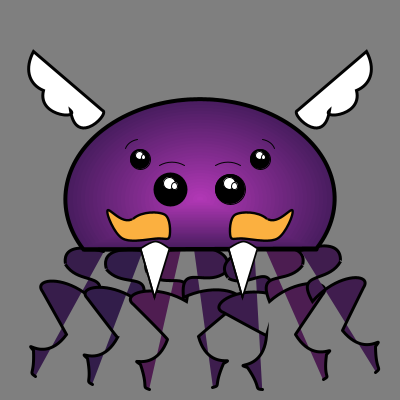
Frame 1 (no input)
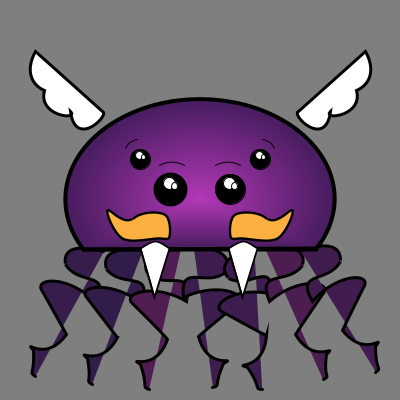
Frame 60 (the mouse pressed at the canvas centre just before this capture)
Frame 120 (the mouse held since frame 60 and released just before this capture): identical to frame 60, image omitted

The Processing sketch that drew these frames (run headless with seeded random() and noise(); from frame 60 on, the mouse is pressed at the canvas centre):

// Processing sketch: processing_87713
// ── processing_87713.pde

//Déclaration des variables et des tableaux

int x = 0;
int y = 0;
int[] angleTentacle = new int[8];
float[] colorTentacle = new float[8];
int direction = -1;
int vitesse = 1;
int angleWing = 1;
int directionWing = -1;
float vitesseWing = -1;

void setup() { //Exécuté une seule fois au démarrage
  size(400, 400);
  frameRate(30);
  smooth();
  randomSeed(0); //garde les mêmes valeurs de couleurs qui ont jadis été random pour les tentacules
  //Détermine l'angle des tentacules (on ne le veut qu'une seule fois par tentacule)
  for (int i = 0; i <= 6; i++) {
    angleTentacle[i] = 30 - i*8; //angle entre -30 et 30 qui augmente pour chaque tentacule
    colorTentacle[i] = random(0, 25); //sert à mettre les couleurs des tentacules dans un ordre random une fois (sera utilisé dans draw)
  }
}


void draw() { //Exécuté un nombre de fois x par seconde, défini par frameRate dans le setup
  background(127);
  pushMatrix();
  translate(x+width/2, y+height/2); //monstre commence au centre du canevas

  //Fait bouger le monstre de haut en bas, change de direction aux points -15 et 0
  y += vitesse*direction; //en ce moment vitesse ne sert à rien, mais je laisse la variable au cas où je voudrais la changer
  
/*Le "if" et son contenu est inspiré de l'exemple à la page 95
du livre "Getting Started with Processing" (http://bookshelf.theopensourcelibrary.org/2010_OReilly_GettingStartedWithProcessing.pdf) */
   if ( y <= -15 || y >= 0) {
    direction = -direction;
  } 
  
  /* Essai de fonction sinus qui ne fonctionne pas pour remplacer la boucle ci-haut pour le vol
  for (float i = 0.0; i <= 5*PI/4; i++); {
    asin(i);
    if (asin(i) < PI/2) {
      y += sin(a);
    } else if (asin(i) > PI) {
      asin(i) = 0; }
      else {
        y-= sin(i);
      }
    } */

  //Tentacules
  for (int i = 0; i <= 6; i++) {
    pushMatrix();
    shapeMode(CENTER);
    translate(x-135+i*35, y+22+i*5); //commence à gauche du montre, puis i*facteur permet de déplacer chaque tentacule à la bonne place
    rotate(radians(angleTentacle[i])); //va chercher les angles du tableau angleTentacule déterminés dans le setup
    fill(92-colorTentacle[i]*2, 29, 85-colorTentacle[i]*0.5); //va chercher les nombres random déterminés dans le setup et les multiplie à des valeurs qui permettent d'avoir des teintes de mauve
    
    // permet d'avoir les tentacules dans un sens ou dans l'autre selon leur emplacement
    if ((i == 3) || (i >= 5)) {
      translate(+70, -12);
      rotate(radians(-15));
      makeTentacle(-1);
    } 
    else {
      makeTentacle(1);
    }
    popMatrix();
  }

  // corps dégradé
  for (float i =0; i<=270; i+= 8) { //i augmente de 0.5 pour un dégradé précis et tracera donc 2*270 bulbes
    noStroke();
    fill(72+i*0.4, 29+i*0.103, 95+i*0.33); //multiplie le i de la couleur d'un facteur équivalent au changement de couleur souhaité pour RGB
    arc(x, y, 270-i, 200-(i*0.74), radians(150), radians(390), 2); //réduit la taille des bulbes p/r à i pour que les derniers x et y ne soient qu'un point
    triangle(x-120+i*.444444444, y+50-i*.185185185, x, y, x+120-i*.444444444, y+50-i*.185185185); //pour le site processing (T_T)
  }

  //bordure corps
  stroke(0);
  strokeWeight(4);
  noFill(); //ne tracera que la bordure
  arc(x, y, 270, 200, radians(150), radians(390), 2); //mêmes dimensions que dégradé (évidemment)
  line(x-116, y+50, x+116, y+50); //pour openprocessing.org (T_______T)

  // Yeux
  // Gros oeil gauche
  makeEye(x-30, y-10, 30); //réfère à la fonction makeEye ci-bas qui contient les coordonnées de la forme, idem ci-bas
  //Gros oeil droit
  makeEye(x+30, y-10, 30); //ne fait que translater la fonction en fonction (hohoho) du besoin
  //Petit oeil gauche
  makeEye(x-60, y-40, 20);
  //Petit oeil droit
  makeEye(x+60, y-40, 20);
  
  //Soucils
  //Gros sourcil gauche
  pushMatrix();
  makeSourcil(x-28,y-12,50,50,240,300);
  popMatrix();
  
  //Gros sourcil droit
  pushMatrix();
  makeSourcil(x+28,y-12,50,50,240,300);
  popMatrix();
  
  //Petit sourcil gauche
  pushMatrix();
  makeSourcil(x-60,y-45,30,30,200,260);
  popMatrix();
  
  //Petit sourcil droit
  pushMatrix();
  makeSourcil(x+60,y-45,30,30,280,340);
  popMatrix();
  
  
  

  //Moustache gauche
  pushMatrix();
  translate(x-145, y-72);
  makeMustache(1); //ces blocs de codes utilisent les fonctions ci-dessous pour tracer les formes, et ne font que la translation au bon endroit. Voir donc ci-bas.
  popMatrix();

  //Moustache droite
  pushMatrix();
  translate(x+145, y-72);
  makeMustache(-1);
  popMatrix();

  //Dent gauche
  pushMatrix();
  translate(x-143, y-87);
  makeTooth();
  popMatrix();

  //Dent droite
  pushMatrix();
  translate(x-55, y-87);
  makeTooth();
  popMatrix();

  //Aile gauche
  pushMatrix();
  translate(x-85, y-90);
  rotate(radians(-angleWing)); //l'angle de rotation est inversé pour l'une des deux ailes, car elles sont en réflexion l'une p/r à l'autre, et angleWing défini pour la rotation plus bas
  translate(x-100, y-70); //déplacer l'axe de rotation vers point en bas à droite
  makeWing(1);
  popMatrix();

  //Aile droite
  pushMatrix();
  translate(x+85, y-90); //point de l'axe de rotation?
  rotate(radians(angleWing));
  translate(x+100, y-70); //point du coin droit de l'aile?
  makeWing(-1);
  popMatrix();

  popMatrix();

  //Rotation des ailes
  angleWing += vitesseWing*directionWing;

  if ( angleWing <= -5 || angleWing >= 10) {
    directionWing = -directionWing; //permet de faire une ascencion et une descente linéaire des angles, et donc que le mouvement soit continu
  } 

  //À enlever à l'affichage, pour afficher la souris en cas de détresse 
  //tiré intégralement de http://wiki.t-o-f.info/Processing/RepérerLaSouris)
  // text(mouseX + " " + mouseY, mouseX + 5, mouseY);
}


//fonction à appeler pour créer la forme de la moustache
void makeMustache(int a) { //le paramètre a décide du sens de la moustache (réflexion p/r à l'axe des y, donc x inversés)
  strokeWeight(5);
  fill(251, 176, 64);
  scale(0.48);
  beginShape();
  curveVertex(a*120.0, 274.0);
  curveVertex(a*163.0, 190.0);
  curveVertex(a*228.0, 182.0);
  curveVertex(a*239.0, 229.0);
  curveVertex(a*214.0, 233.0);
  curveVertex(a*140.0, 233.0);
  curveVertex(a*110.0, 173.0);
  curveVertex(a*159.0, 192.0);
  curveVertex(a*240.0, 116.0);
  endShape();
}

//fonction à appeler pour créer la forme de la dent
void makeTooth() {
  strokeWeight(3);
  fill(255);
  scale(0.6);
  beginShape();
  vertex(139, 228);
  vertex(162, 309);
  vertex(188, 228);
  curveVertex(188, 228);
  curveVertex(188, 228);
  curveVertex(163.5, 215);
  curveVertex(139, 228);
  curveVertex(139, 228);
  endShape(CLOSE);
  
  line(139,228,163,309); //openprocessing gossage
} 

// Définit couleurs par défaut des yeux si aucun paramètre n'est entré pour la couleur quand la fonction est appelée
//Permet donc tracer plusieurs yeux sans devoir réécrire blanc et noir
void makeEye(int a, int b, int radius) {
  makeEye(a, b, radius, 255, 0);
}

// Fonction à appeler pour dessiner un oeil
void makeEye(int a, int b, int radius, color foreground, color background) { //les variables de la fonction sont définis à même celle-ci

  //oeil noir
  fill(0);
  ellipse(a, b, radius, radius);

  //gros reflet blanc
  fill(0);
  strokeWeight(1);
  fill(255);
  ellipse(a-radius*0.03, b-radius*0.2, radius*0.4, radius*0.4);

  //petit reflet blanc
  fill(0);
  strokeWeight(1);
  fill(255);
  ellipse(a+radius*0.166, b-radius*0.1, radius*0.2, radius*0.26);
}

void makeSourcil(int a, int b, int radius1, int radius2, int angle1, int angle2) {
   stroke(2);
  noFill(); 
  arc(a,b,radius1, radius2, radians(angle1),radians(angle2)); 
}

// Fonction à appeler pour dessiner une aile
void makeWing(int a) { //le paramètre a décide du sens de l'aile (réflexion p/r à l'axe des y, donc x inversés)
  strokeWeight(3);
  fill(255);
  beginShape();
  vertex(a*20, 12);
  bezierVertex(a*10, 30, a*15, 45, a*29, 51);
  bezierVertex(a*22, 77, a*64, 81, a*55, 72);
  bezierVertex(a*60, 110, a*95, 75, a*87, 72);
  endShape(CLOSE);
}

// Fonction à appeler pour dessiner une tentacule
void makeTentacle(int a) {
  strokeWeight(3);
  //fill(72, 29,93);
  beginShape();
  vertex(a*49, 7);
  bezierVertex(a*0, 20, a*25, 40, a*22, 38);
  bezierVertex(a*45, 50, a*65, 20, a*67, 56);
  bezierVertex(a*30, 45, a*0, 65, a*16, 72);
  bezierVertex(a*58, 97, a*58, 97, a*58, 97);
  bezierVertex(a*54, 134, a*22, 122, a*38, 128);
  bezierVertex(a*52, 150, a*43, 149, a*52, 150);
  endShape();
}
